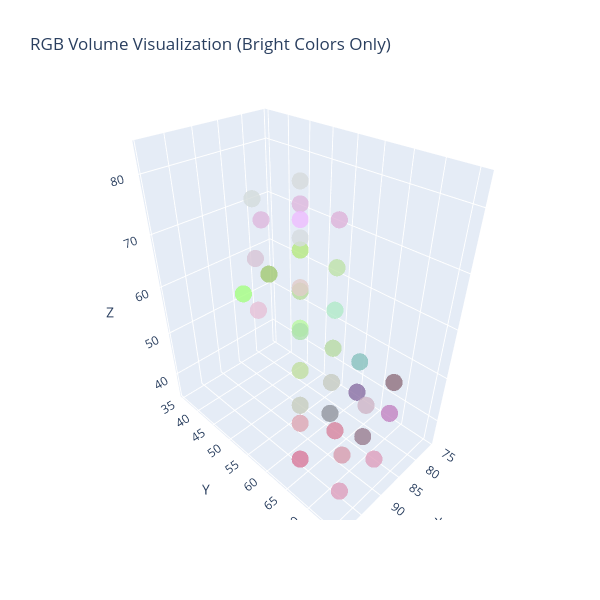

The cell this chart's notebook holds for it:
### Code cell
# Create volumetric 3D plot of RGB volume using plotly
import plotly.graph_objects as go

# Get RGB volume data and coordinates
rgb_vol = feature_vol_rgb.cpu().numpy()  # / 255.0  # Normalize to [0,1]

# Create mask for bright enough colors
bright_mask = (rgb_vol > 0.4).all(axis=-1)

# Get coordinates and filter by brightness
x, y, z = np.meshgrid(
    np.arange(rgb_vol.shape[0]),
    np.arange(rgb_vol.shape[1]),
    np.arange(rgb_vol.shape[2]),
)

x_bright = x[bright_mask]
y_bright = y[bright_mask]
z_bright = z[bright_mask]
rgb_bright = rgb_vol[bright_mask]

# Convert RGB values to plotly color format
colors = [f"rgb({r * 255:.0f},{g * 255:.0f},{b * 255:.0f})" for r, g, b in rgb_bright]

# Create 3D scatter plot
fig = go.Figure(
    data=[
        go.Scatter3d(
            x=(x_bright * 16 + 7) / 2,
            y=(y_bright * 16 + 7) / 2,
            z=(z_bright * 16 + 7) / 2,
            mode="markers",
            marker=dict(size=10, color=colors, opacity=0.8),
        )
    ]
)

# Update layout
fig.update_layout(
    title="RGB Volume Visualization (Bright Colors Only)",
    scene=dict(xaxis_title="X", yaxis_title="Y", zaxis_title="Z"),
    width=600,
    height=600,
)

fig.show()

### Figure 1 — Plotly figure (JSON) as saved in the notebook; plotly's stock layout.template omitted (floating-point values rounded to 4 significant figures)
{"data": [{"marker": {"color": ["rgb(164,255,129)", "rgb(162,201,114)", "rgb(187,249,161)", "rgb(183,220,156)", "rgb(181,232,127)", "rgb(222,184,221)", "rgb(222,184,221)", "rgb(137,110,162)", "rgb(135,193,190)", "rgb(145,149,157)", "rgb(199,204,193)", "rgb(184,218,164)", "rgb(177,233,200)", "rgb(190,226,169)", "rgb(222,178,217)", "rgb(199,205,190)", "rgb(193,222,160)", "rgb(174,226,173)", "rgb(225,204,201)", "rgb(214,220,224)", "rgb(214,219,220)", "rgb(230,192,215)", "rgb(215,196,214)", "rgb(212,220,220)", "rgb(194,131,194)", "rgb(143,111,125)", "rgb(153,125,143)", "rgb(206,181,198)", "rgb(215,131,157)", "rgb(216,120,154)", "rgb(221,166,179)", "rgb(238,188,255)", "rgb(222,159,188)", "rgb(222,159,188)", "rgb(215,156,173)"], "opacity": 0.8, "size": 10}, "mode": "markers", "type": "scatter3d", "x": [83.5, 83.5, 83.5, 83.5, 83.5, 83.5, 91.5, 75.5, 75.5, 83.5, 83.5, 83.5, 83.5, 83.5, 83.5, 91.5, 91.5, 91.5, 91.5, 91.5, 91.5, 99.5, 99.5, 99.5, 75.5, 75.5, 83.5, 83.5, 91.5, 99.5, 99.5, 99.5, 91.5, 99.5, 99.5], "y": [35.5, 43.5, 51.5, 51.5, 51.5, 51.5, 51.5, 59.5, 59.5, 59.5, 59.5, 59.5, 59.5, 59.5, 59.5, 59.5, 59.5, 59.5, 59.5, 59.5, 59.5, 59.5, 59.5, 59.5, 67.5, 67.5, 67.5, 67.5, 67.5, 67.5, 67.5, 67.5, 75.5, 75.5, 75.5], "z": [51.5, 59.5, 51.5, 59.5, 67.5, 75.5, 75.5, 35.5, 43.5, 35.5, 43.5, 51.5, 59.5, 67.5, 75.5, 43.5, 51.5, 59.5, 67.5, 75.5, 83.5, 67.5, 75.5, 83.5, 35.5, 43.5, 35.5, 43.5, 43.5, 43.5, 51.5, 83.5, 43.5, 43.5, 51.5]}], "layout": {"height": 600, "scene": {"xaxis": {"title": {"text": "X"}}, "yaxis": {"title": {"text": "Y"}}, "zaxis": {"title": {"text": "Z"}}}, "title": {"text": "RGB Volume Visualization (Bright Colors Only)"}, "width": 600}}
